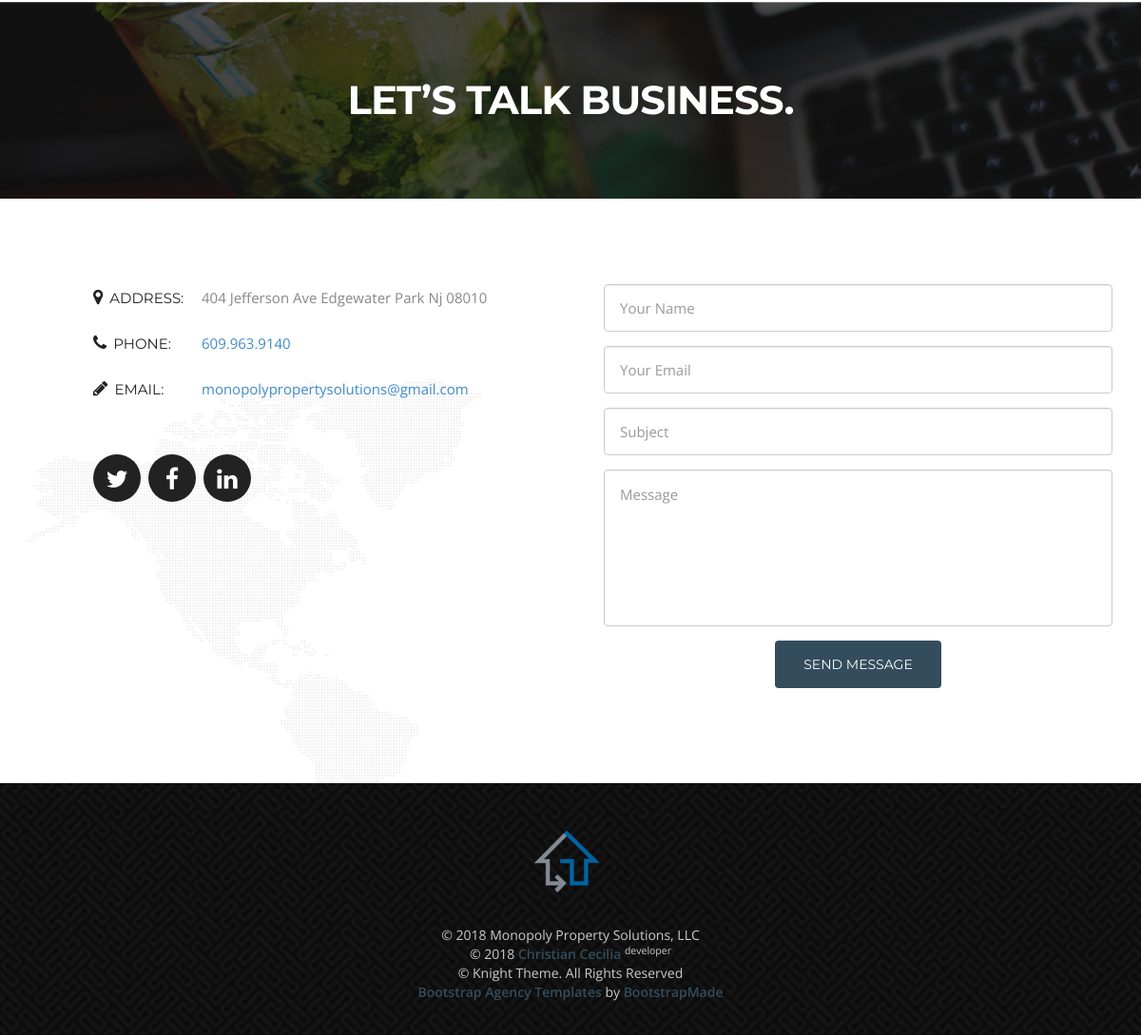
Before: / (lower part) with the older database file.
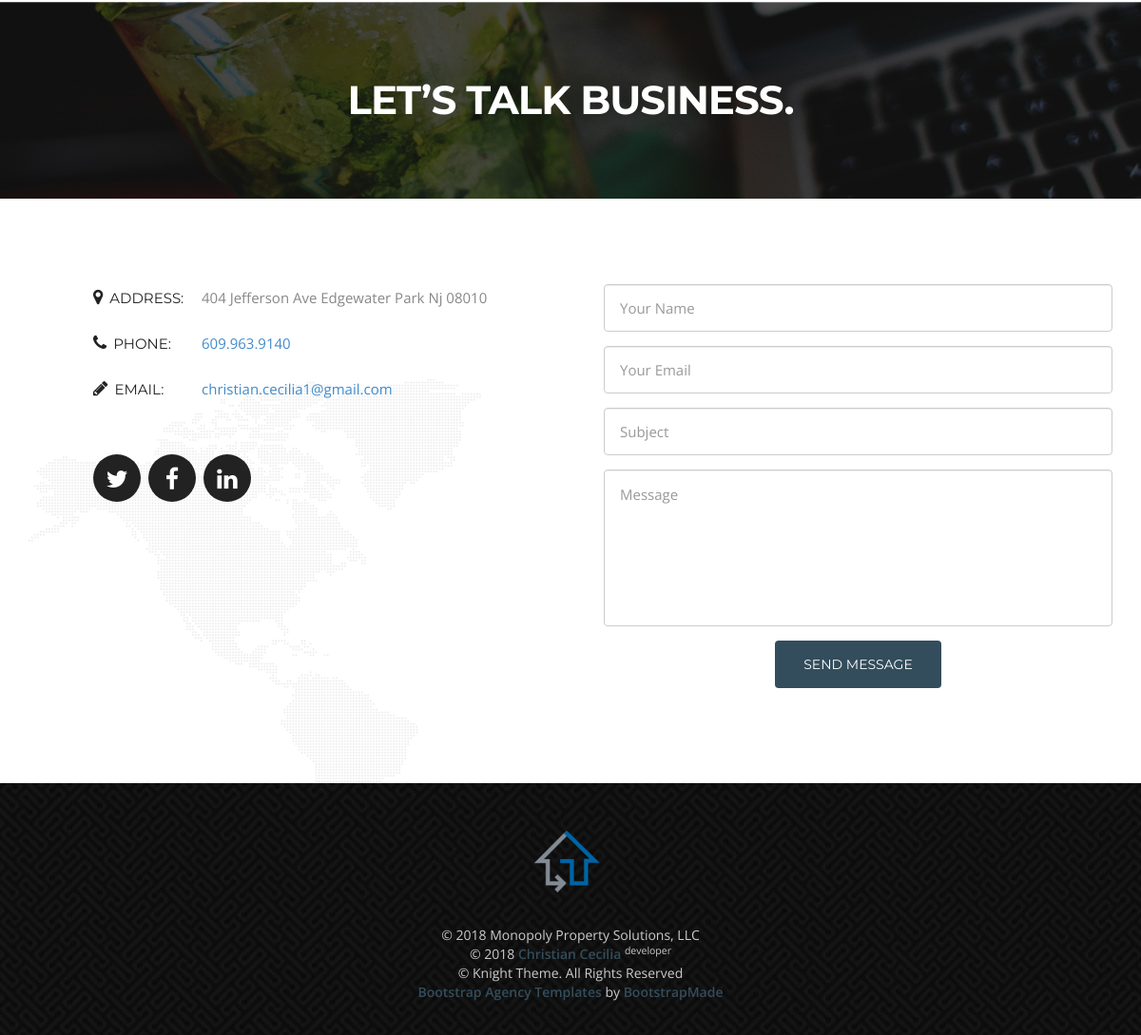
After: the same page with the newer database file.
### website/models.py (models this page shows, shortened)
class Company(models.Model):
    name = models.CharField(max_length=200, blank=False, null=False)
    address = models.CharField(max_length=200, blank=False, null=False)
    phone_number = models.CharField(max_length=200, blank=False, null=False)
    email = models.CharField(max_length=200, blank=False, null=False)
    short_description = models.TextField(blank=True, null=True)
    description = models.TextField(blank=True, null=True)
    active = models.BooleanField(default=True)
    facebook_link = models.CharField(max_length=200, blank=True, null=True)
    twitter_link = models.CharField(max_length=200, blank=True, null=True)
    google_plus_link = models.CharField(max_length=200, blank=True, null=True)
    email_username = models.CharField(max_length=200, blank=True, null=True)
    email_password = models.CharField(max_length=200, blank=True, null=True)
    linkedin_link = models.CharField(max_length=200, blank=True, null=True)

### website/views.py (the view)
# urls.py: path('', views.index, name='index'),
def index(request):
	services = Service.objects.all()
	job_categories = JobCategory.objects.all()
	jobs = Job.objects.filter(show=True)
	team_members = TeamMember.objects.filter(show=True)
	context = {
		'services': services,
		'categories': job_categories,
		'jobs': jobs,
		'team': team_members
	}
	return render(request, 'index.html', context)

### monoplySolutions/context_processors.py (called while the page is built)
def addDefaultTemplateInformation(context):
	company = Company.objects.filter(active=True)
	context = {
		'company': company[0]
	}
	return context

### templates/index.html (shortened to what this page needs)
{% extends "base.html" %}
{% block content %}
{% load staticfiles %}
<body>
	<section class="business-talking">
		<div class="container">
			<h2>Let’s Talk Business.</h2>
		</div>
	</section>
	<div class="container">
		<section class="main-section contact" id="contact">
			<div class="row">
				<div class="col-lg-6 col-sm-7 wow fadeInLeft">
					<div class="contact-info-box address clearfix">
						<h3><i class="icon-map-marker"></i>Address:</h3>
						<span>{{ company.address|title }}</span>
					</div>
					<div class="contact-info-box phone clearfix">
						<h3><i class="fa-phone"></i>Phone:</h3>
						<span><a href="tel:+1{{profileUser.cell_phone}}">{{ company.phone_number }}</a></span>
					</div>
					<div class="contact-info-box email clearfix">
						<h3><i class="fa-pencil"></i>email:</h3>
						<span><a id="header-email" href="mailto:{{ company.email }}?Subject=Company%20Site%20Inquiry">{{ company.email }}</a></span>
					</div>
					<ul class="social-link">
						{% if company.twitter_link %}
							<li class="twitter"><a href="{{ company.twitter_link }}" target="_blank"><i class="fa-twitter"></i></a></li>
						{% endif%}
						{% if company.facebook_link %}
							<li class="facebook"><a href="{{ company.facebook_link" target="_blank"><i class="fa-facebook"></i></a></li>
						{% endif%}
						{% if company.linkedin_link %}
							<li class="linkedin"><a href="{{ company.linkedin_link }}" target="_blank"><i class="fa-linkedin"></i></a></li>
						{% endif %}
					</ul>
				</div>
				<div class="col-lg-6 col-sm-5 wow fadeInUp delay-05s">
					<div class="form">
						<form action="" method="post" role="form" class="contactForm">
							<div class="form-group">
								<input type="text" name="name" class="form-control input-text" id="name" placeholder="Your Name" data-rule="minlen:4" data-msg="Please enter at least 4 chars" />
							</div>
							<div class="form-group">
								<input type="email" class="form-control input-text" name="email" id="email" placeholder="Your Email" data-rule="email" data-msg="Please enter a valid email" />
							</div>
							<div class="form-group">
								<input type="text" class="form-control input-text" name="subject" id="subject" placeholder="Subject" data-rule="minlen:4" data-msg="Please enter at least 8 chars of subject" />
							</div>
							<div class="form-group">
								<textarea class="form-control input-text text-area" name="message" rows="5" data-rule="required" data-msg="Please write something for us" placeholder="Message"></textarea>
							</div>
							<div class="text-center"><button type="submit" class="input-btn">Send Message</button></div>
						</form>
					</div>
				</div>
			</div>
		</section>
	</div>
{% endblock %}

### templates/base.html (shortened to what this page needs)
<!doctype html>
{% load staticfiles %}
<html>
<head>
	<link href="{% static 'css/bootstrap.css' %}" rel="stylesheet" type="text/css">
	<link href="{% static 'css/style.css' %}" rel="stylesheet" type="text/css">
	<link href="{% static 'css/font-awesome.css' %}" rel="stylesheet" type="text/css">
	<link href="{% static 'css/responsive.css' %}" rel="stylesheet" type="text/css">
	<link href="{% static 'css/animate.css' %}" rel="stylesheet" type="text/css">
</head>
{% block content %}{% endblock %}
<footer class="footer">
		<div class="container">
			<div class="footer-logo"><a href="#"><img src="{% static 'img/monoplyPropertysolutionsLogo.png' %}" alt="" width="69px" height="auto"></a></div>
			<span class="copyright">&copy; 2018 Monopoly Property Solutions, LLC</span>
			<span class="copyright">&copy; 2018 <a href="http://christiancecilia.us-east-1.elasticbeanstalk.com/">Christian Cecilia</a>&nbsp<sup>developer</sup></span>
			<span class="copyright">&copy; Knight Theme. All Rights Reserved</span>
			<div class="credits">
				<a href="https://bootstrapmade.com/bootstrap-agency-templates/">Bootstrap Agency Templates</a> by <a href="https://bootstrapmade.com/">BootstrapMade</a>
			</div>
		</div>
	</footer>
</body>
</html>

### website/static/css/style.css (style rules this page uses)
.clearfix:before, .clearfix:after { content: '\0020'; display: block; overflow: hidden; visibility: hidden; width: 0; height: 0; }
.clearfix:after { clear: both; }
img { max-width:100%; }
a, a:hover, a:active { outline:0px !important }
body { background:#fff; font-family: 'Open Sans', sans-serif; font-size:14px; font-weight:normal; color:#888888; margin:0; }
h2 { font-size:34px; color:#222222; font-family: 'Montserrat', sans-serif; font-weight:700; letter-spacing: -1px; margin:0 0 15px 0; text-align:center; text-transform:uppercase; }
h3 { font-family: 'Montserrat', sans-serif; color:#222222; font-size:16px; margin:0 0 5px 0; text-transform:uppercase; font-weight:400; }
.main-section { padding:90px 0 110px; }
.business-talking { background:url(../img/section-bg2.jpg) top center no-repeat; background-size:cover; padding:60px 0 10px; text-align:center; }
.business-talking h2 { font-family: 'Montserrat', sans-serif; font-weight:700; padding:0; margin:20px 0 70px; text-transform:uppercase; font-size:42px; color:#fff; }
.main-section.contact { padding:90px 0 100px; }
.main-section.contact { background:url(../img/bg-map.png) left 190px no-repeat; }
.contact-info-box { font-size:15px; margin:0 0 14px 68px; padding-left:0; }
.contact-info-box h3 { font-size: 15px; font-weight:400; float:left; width:102px; margin-right:12px; line-height:28px; }
.contact-info-box h3 i { font-style:normal; font-size:18px; color:#222222; font-family: 'FontAwesome'; font-weight:normal; margin-right:7px; }
.contact-info-box span { line-height:28px; display:block; overflow:hidden; }
.social-link { padding:35px 0; margin:0 0 0 68px; display:block; overflow:hidden; list-style:none; }
.social-link li { float:left; margin-right:8px; }
.social-link li a { display:block; width:50px; height:50px; text-align:center; line-height:50px; font-size:25px; color:#fff; background:#222222; border-radius:50%; transition:all 0.3s ease-in-out; }
.form { margin:0 66px 0 30px; }
.input-text { padding:15px 16px; border:1px solid #ccc; width:100%; height:50px; display:block; border-radius:4px; font-size:15px; color:#aaa; font-family: 'Open Sans', sans-serif; margin:0 0 15px 0; transition:all 0.3s ease-in-out; -moz-transition:all 0.3s ease-in-out; -webkit-transition:all 0.3s ease-in-out; }
.input-text.text-area { height:165px; resize:none; overflow:auto; }
.input-btn { width:175px; height:50px; background:#334d5c; border-radius:4px; color:#ffffff; font-size:14px; text-transform:uppercase; font-family: 'Montserrat', sans-serif; font-weight:400; border:0px; transition:all 0.3s ease-in-out; -moz-transition:all 0.3s ease-in-out; -webkit-transition:all 0.3s ease-in-out; }
.footer { background:url(../img/pw_maze_black_2X.png) left top repeat; padding:35px 0 35px; }
.footer-logo { margin:15px auto 35px; width: 76px; }
.copyright, .credits { color:#cccccc; font-size:14px; display:block; text-align:center; }
.copyright a, .credits a { color:#334d5c; font-weight:600; text-decoration: none; transition:all 0.3s ease-in-out; -moz-transition:all 0.3s ease-in-out; -webkit-transition:all 0.3s ease-in-out; }
.delay-05s { animation-delay: 0.5s; -webkit-animation-delay: 0.5s; }

### website/static/css/responsive.css (style rules this page uses)
@media only screen and (min-width: 992px) { .form { margin:0 0 0 20px } }

Changed rows visible on the page:
changed Company "404 Jefferson Ave Edgewater Park Nj 08010": email "monopolypropertysolutions@gmail.com" → "christian.cecilia1@gmail.com"
